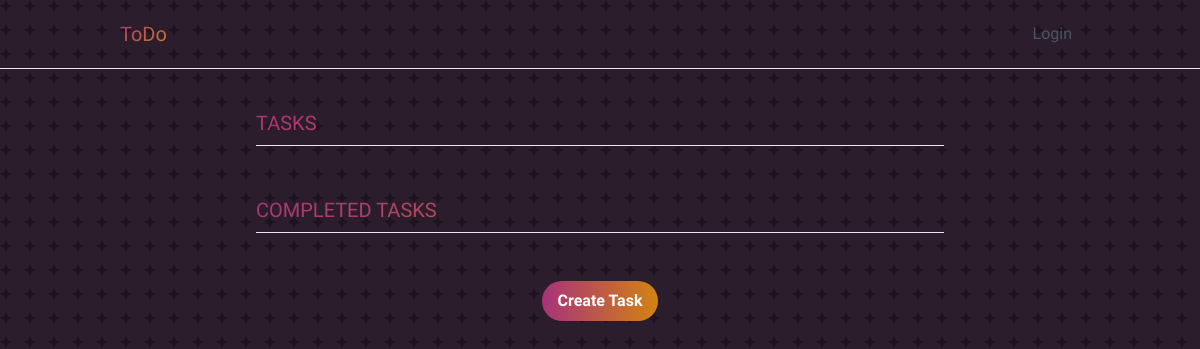
Page /tasks/ on the earlier database version.
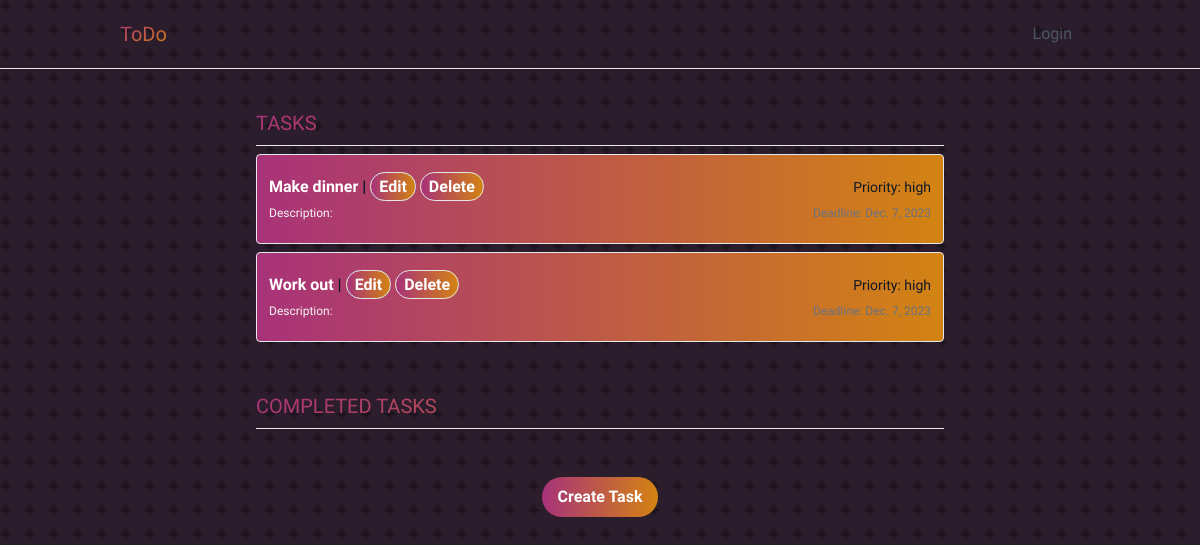
Same page on the later database version.
### todo/models.py (models this page shows, shortened)
class Task(models.Model):
    PRIORITIES = (
        ('high', 'High'),
        ('medium', 'Medium'),
        ('low', 'Low'),
    )
    title = models.CharField(max_length=100)
    description = models.TextField(blank=True)
    priority = models.CharField(max_length=50, choices=PRIORITIES)
    deadline = models.DateField(null=True)
    completed = models.BooleanField(default=False)
    class Meta:
        ordering = ['priority']

### todo/views.py (the view)
# urls.py: path('tasks/', TaskListView.as_view(), name='tasks'),
class TaskListView(ListView):
    model = Task

### todo/templates/todo/task_list.html (shortened to what this page needs)
{% extends "todo/base.html" %} {% load static %} {% block content %}
<h1 class="gradient-text text-xl">TASKS</h1>
<hr hr class="my-2 gradient-text">
{% for task in object_list %} {% if not task.completed %}
<ul role="list" class="divide-y divide-gray-100 ">
  <li class="flex justify-between gap-x-6 py-5 px-3 border border-gray-200 rounded dark:border-gray-700 my-2 background-gradient">
    <div class="flex min-w-0 gap-x-4 ">
      <div class="min-w-0 flex-auto">
        <p class="text-m font-semibold leading-6 text-gray-900">
          <a href="{% url 'task-detail' task.pk %}" class="text-white">{{ task.title }}</a>
           |
          <a
            class=" border rounded dark:border-gray-700 background-gradient bg-blue-500 hover:bg-blue-700 text-white font-bold py-1 px-2 rounded-full"
            href="{% url 'task-edit' task.pk %}"
            >Edit</a
          >
          <a
            class="border background-gradient text-white font-bold py-1 px-2 rounded-full"
            href="{% url 'task-delete' task.pk %}"
            >Delete</a
          >
        </p>
        <p class="mt-1 truncate text-xs leading-5 text-black-500">
          Description: {{ task.description }}
        </p>
      </div>
    </div>
    <div class="hidden shrink-0 sm:flex sm:flex-col sm:items-end">
      <p class="text-sm leading-6 text-gray-900">
        Priority: {{ task.priority }}
      </p>
      <p class="mt-1 text-xs leading-5 text-gray-500">
        Deadline: {{ task.deadline }}
      </p>
    </div>
  </li>
</ul>
{% endif %} {% endfor %}
<h1 id="completed" class="gradient-text text-xl">COMPLETED TASKS</h1>
<hr class="my-2">
<div class="container py-10 px-10 mx-0 min-w-full flex flex-col items-center">
    <a
      class="background-gradient text-white font-bold py-2 px-4 rounded-full"
      href="{% url 'task-create' %}"
      >Create Task</a
    >
</div>
{% endblock content %}

### todo/templates/todo/base.html (shortened to what this page needs)
{% load static %}
<!DOCTYPE html>
<html lang="en">
<head>
    <script src="https://cdn.tailwindcss.com"></script>
    <link rel="stylesheet" href="{% static 'todo/style.css' %}">
</head>
<body>
    <header class="text-gray-600 body-font border-b">
        <div class="container mx-auto flex flex-wrap p-5 flex-col md:flex-row items-center">
          <a href="{% url 'home' %}" class="flex title-font font-medium items-center text-gray-900 mb-4 md:mb-0">
            <span class="ml-3 text-xl gradient-text">ToDo</span>
          </a>
          <nav class="md:ml-auto flex flex-wrap items-center text-base justify-center">
            {% if not user.is_authenticated %}
            <a href="{% url 'login' %}" class="mr-5 hover:text-gray-900">Login</a>
            {% else %}
            <a href="{% url 'logout' %}" class="mr-5 hover:text-gray-900">Logout</a>
            {% endif %}
          </nav>
        </div>
      </header>
      <div class="container mx-auto">
        <div class="sm:w-3/4 mx-auto sm:p-10">
            {% block content %}
            {% endblock content %}
        </div>
        </div>
</body>
</html>

### todo/static/todo/style.css (style rules this page uses)
.gradient-text { background: -webkit-linear-gradient(-60deg, #a83279, #d38312); background-clip: text; -webkit-background-clip: text; -webkit-text-fill-color: transparent; }
.background-gradient { background-image: linear-gradient(-90deg, #d38312, #a83279); border-radius: 3px; font-family: "Gudea", sans-serif; }
* { margin: 0; padding: 0; }
body { margin: 0; color: whitesmoke !important; font-family: 'Gudea', sans-serif; background-color: #2b1d2c; }
ul { list-style-type: none; }
#completed { margin-top: 50px; }

Differences in the rows shown:
added Task: title "Make dinner", priority "high", deadline "Dec. 7, 2023"
added Task: title "Work out", priority "high", deadline "Dec. 7, 2023"
